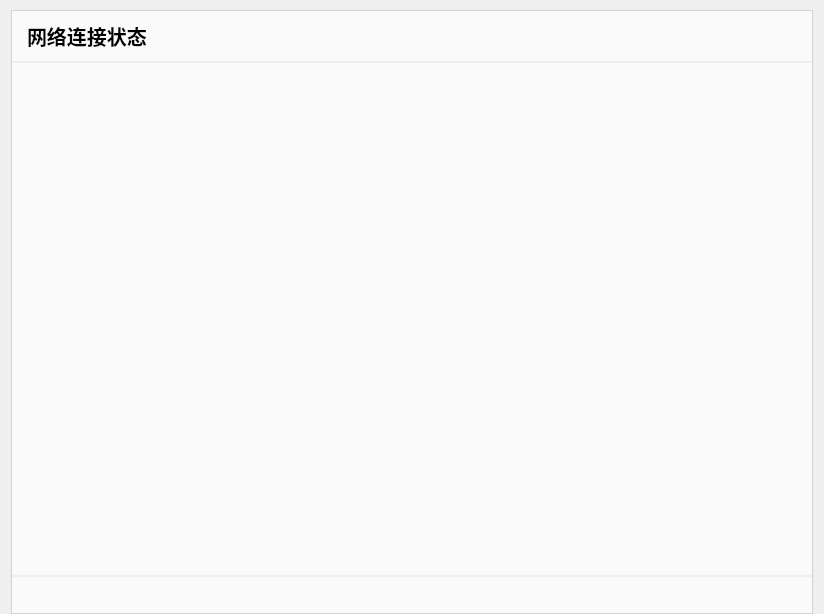
     <widget class="QWidget" name="page_connection_status">
      <layout class="QHBoxLayout" name="horizontalLayout_7">
       <property name="topMargin">
        <number>0</number>
       </property>
       <property name="bottomMargin">
        <number>0</number>
       </property>
       <item>
        <layout class="QHBoxLayout" name="horizontalLayout_4">
         <property name="topMargin">
          <number>10</number>
         </property>
         <item>
          <widget class="QWidget" name="verticalWidget" native="true">
           <property name="sizePolicy">
            <sizepolicy hsizetype="Preferred" vsizetype="Fixed">
             <horstretch>0</horstretch>
             <verstretch>0</verstretch>
            </sizepolicy>
           </property>
           <property name="minimumSize">
            <size>
             <width>0</width>
             <height>0</height>
            </size>
           </property>
           <property name="maximumSize">
            <size>
             <width>802</width>
             <height>16777215</height>
            </size>
           </property>
           <property name="styleSheet">
            <string notr="true">QWidget#verticalWidget
{
border:1px solid lightGray;

}</string>
           </property>
           <layout class="QVBoxLayout" name="verticalLayout_10">
            <property name="spacing">
             <number>2</number>
            </property>
            <property name="leftMargin">
             <number>1</number>
            </property>
            <property name="topMargin">
             <number>1</number>
            </property>
            <property name="rightMargin">
             <number>1</number>
            </property>
            <property name="bottomMargin">
             <number>1</number>
            </property>
            <item>
             <widget class="QLabel" name="label_title">
              <property name="sizePolicy">
               <sizepolicy hsizetype="Preferred" vsizetype="Fixed">
                <horstretch>0</horstretch>
                <verstretch>0</verstretch>
               </sizepolicy>
              </property>
              <property name="minimumSize">
               <size>
                <width>0</width>
                <height>50</height>
               </size>
              </property>
              <property name="font">
               <font>
                <family>微软雅黑</family>
                <pointsize>15</pointsize>
                <weight>75</weight>
                <bold>true</bold>
               </font>
              </property>
              <property name="styleSheet">
               <string notr="true">background-color: rgb(250, 250, 250);
padding-left:9px;</string>
              </property>
              <property name="text">
               <string>网络连接状态</string>
              </property>
             </widget>
            </item>
            <item>
             <widget class="QWidget" name="widget_connection_status" native="true">
              <property name="minimumSize">
               <size>
                <width>800</width>
                <height>512</height>
               </size>
              </property>
              <property name="styleSheet">
               <string notr="true">QWidget#widget_connection_status{
background-color: rgb(250, 250, 250);
}</string>
              </property>
             </widget>
            </item>
            <item>
             <widget class="QWidget" name="widget" native="true">
              <property name="minimumSize">
               <size>
                <width>0</width>
                <height>36</height>
               </size>
              </property>
              <property name="maximumSize">
               <size>
                <width>16777215</width>
                <height>36</height>
               </size>
              </property>
              <property name="styleSheet">
               <string notr="true">.QWidget{
background-color: rgb(250, 250, 250);

}</string>
              </property>
              <layout class="QHBoxLayout" name="horizontalLayout_9">
               <property name="spacing">
                <number>12</number>
               </property>
               <property name="topMargin">
                <number>3</number>
               </property>
               <property name="rightMargin">
                <number>9</number>
               </property>
               <property name="bottomMargin">
                <number>3</number>
               </property>
              </layout>
             </widget>
            </item>
           </layout>
          </widget>
         </item>
        </layout>
       </item>
      </layout>
     </widget>
